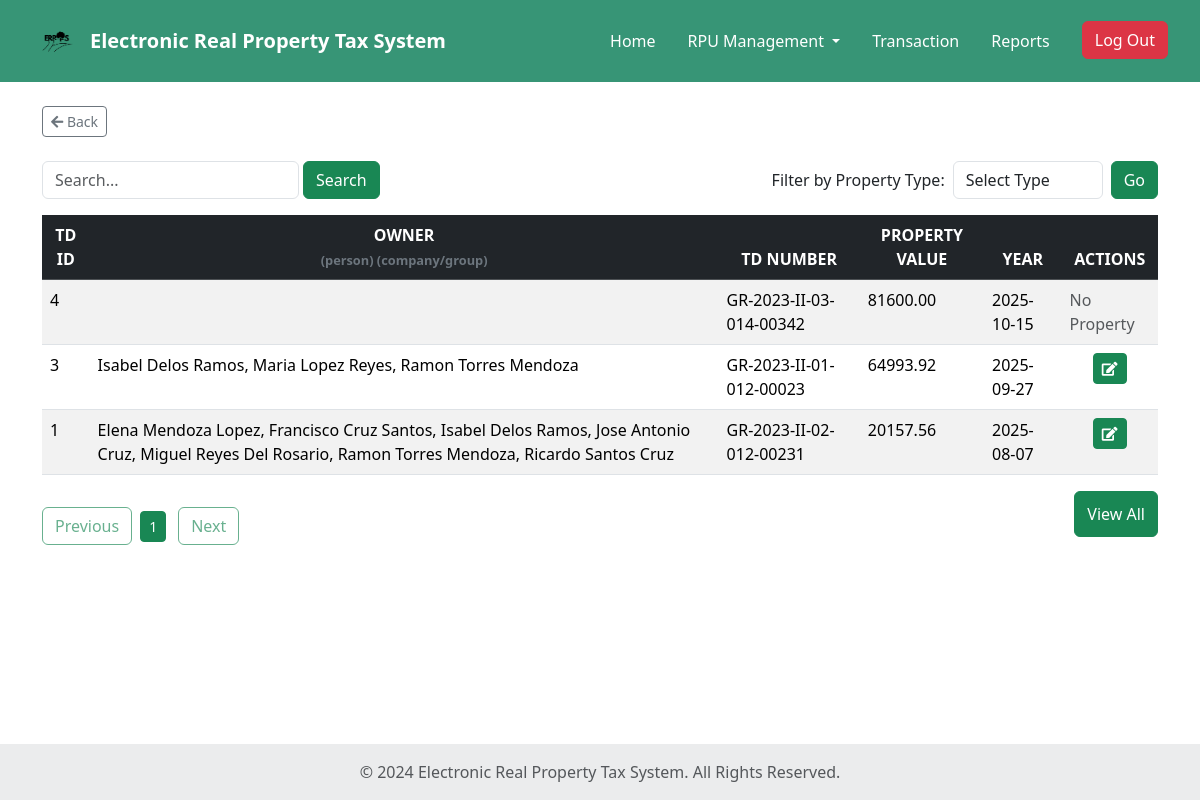
The app's page /Municipal/Tax-Declaration-List.php (signed in) with its own data.
### tables this page shows
CREATE TABLE `rpu_dec` (
  `dec_id` int(10) NOT NULL,
  `arp_no` varchar(150) NOT NULL,
  `pro_assess` varchar(250) NOT NULL,
  `pro_date` date NOT NULL,
  `mun_assess` varchar(250) NOT NULL,
  `mun_date` date NOT NULL,
  `td_cancel` int(30) NOT NULL,
  `previous_pin` int(30) NOT NULL,
  `tax_year` date NOT NULL,
  `entered_by` int(30) NOT NULL,
  `entered_year` date NOT NULL,
  `prev_own` varchar(250) NOT NULL,
  `prev_assess` decimal(10,2) NOT NULL,
  `faas_id` int(11) DEFAULT NULL,
  `total_property_value` decimal(15,2) NOT NULL
);

### Municipal/Tax-Declaration-List.php (the view, shortened to what this page needs)
<?php
$conn = Database::getInstance();
$sql = "
  SELECT
    r.dec_id,
    r.arp_no,
    r.total_property_value,
    r.tax_year,
    f.faas_id,
    f.pro_id AS p_id,
    GROUP_CONCAT(DISTINCT CONCAT(o.own_fname, ' ', o.own_mname, ' ', o.own_surname) SEPARATOR ', ') AS owner_names
  FROM rpu_dec r
  LEFT JOIN faas f ON r.faas_id = f.faas_id
  LEFT JOIN propertyowner po ON po.property_id = f.pro_id
  LEFT JOIN owners_tb o ON o.own_id = po.owner_id
  GROUP BY r.dec_id, f.faas_id, f.pro_id
  ORDER BY r.dec_id DESC
";
$result = $conn->query($sql);
?>
<!doctype html>
<html lang="en">
<head>
  <link rel="stylesheet" href="https://cdnjs.cloudflare.com/ajax/libs/font-awesome/5.15.4/css/all.min.css">
  <link href="https://cdn.jsdelivr.net/npm/bootstrap@5.3.2/dist/css/bootstrap.min.css" rel="stylesheet">
  <link rel="stylesheet" href="main_layout.css">
  <link rel="stylesheet" href="header.css">
  <link rel="stylesheet" href="Tax-Declaration-List.css">
</head>
<body>
  <?php include 'header.php'; ?>
  <section class="container mt-4">
    <div class="mb-4 d-flex justify-content-start">
      <a href="Home.php" class="btn btn-outline-secondary btn-sm">
        <i class="fas fa-arrow-left"></i> Back
      </a>
    </div>
    <div class="d-flex justify-content-between align-items-center mb-3">
      <div class="d-flex align-items-stretch" style="width: 250px;">
        <input type="text" id="searchInput" placeholder="Search..." class="form-control" style="width: 400px;">
        <button type="button" id="filterBtn" class="btn btn-success ms-1">Search</button>
      </div>
      <div class="d-flex align-items-center">
        <label class="mb-0 me-2" for="propertyType">Filter by Property Type:</label>
        <select id="propertyType" class="form-control me-2" style="width: 150px;">
          <option value="">Select Type</option>
        </select>
        <button type="button" class="btn btn-success">Go</button>
      </div>
    </div>
    <div class="table-responsive">
      <table class="table table-hover table-striped modern-table" id="dataTable">
        <thead class="table-dark">
          <tr>
            <th class="text-center">TD ID</th>
            <th class="text-center">OWNER<br><span class="owner-subtext">(person) (company/group)</span></th>
            <th class="text-center">TD NUMBER</th>
            <th class="text-center">PROPERTY VALUE</th>
            <th class="text-center">YEAR</th>
            <th class="text-center">ACTIONS</th>
          </tr>
        </thead>
        <tbody>
          <?php
          if ($result && $result->num_rows > 0) {
              while ($row = $result->fetch_assoc()) {
                  $dec_id = $row['dec_id'];
                  $p_id = $row['p_id'];
                  $owner_names = $row['owner_names'] ?? '';
                  echo "<tr>";
                  echo "<td>" . htmlspecialchars($dec_id) . "</td>";
                  echo "<td>" . htmlspecialchars($owner_names) . "</td>";
                  echo "<td>" . htmlspecialchars($row['arp_no']) . "</td>";
                  echo "<td>" . htmlspecialchars($row['total_property_value']) . "</td>";
                  echo "<td>" . htmlspecialchars($row['tax_year']) . "</td>";
                  if (!empty($p_id)) {
                      echo "<td class='text-center'><a href='FAAS.php?id={$p_id}' class='btn btn-success btn-sm'><i class='fas fa-edit'></i></a </td>";
                  } else {
                      echo "<td><span class='text-muted'>No Property</span></td>";
                  }
                  echo "</tr>";
              }
          } else {
              echo "<tr><td colspan='6' class='text-center'>No records found.</td></tr>";
          }
          ?>
        </tbody>
        </table>
            <div class="d-flex justify-content-between mt-3">
         <div class="d-flex justify-content-center align-items-center mt-3" id="paginationControls"></div>
        <button type="button" class="btn btn-success mb-2" data-bs-toggle="modal" data-bs-target="#viewAllModal">View All</button>
    </div>
  </section>
  <footer class="bg-body-tertiary text-center text-lg-start mt-auto">
    <div class="text-center p-3" style="background-color: rgba(0, 0, 0, 0.05);">
      <span class="text-muted">© 2024 Electronic Real Property Tax System. All Rights Reserved.</span>
    </div>
  </footer>
</body>
</html>

### main_layout.css (style rules this page uses)
section { margin-block: 20px 20px; }
html, body { height: 100%; margin: 0; }
body { display: flex; padding-top: 70px; flex-direction: column; }

### Municipal/Tax-Declaration-List.css (style rules this page uses)
.owner-subtext { font-size: 0.8em; color: #6c757d; }

### records on screen
rpu_dec: dec_id "4", arp_no "GR-2023-II-03-014-00342", total_property_value "81600.00", tax_year "2025-10-15", shows "No Property"
rpu_dec: dec_id "3", owner_names "Isabel Delos Ramos, Maria Lopez Reyes, Ramon Torres Mendoza", arp_no "GR-2023-II-01-012-00023", total_property_value "64993.92", tax_year "2025-09-27"
rpu_dec: dec_id "1", owner_names "Elena Mendoza Lopez, Francisco Cruz Santos, Isabel Delos Ramos, Jose Antonio Cruz, Miguel Reyes Del Rosario, Ramon Torres Mendoza, Ricardo Santos Cruz", arp_no "GR-2023-II-02-012-00231", total_property_value "20157.56", tax_year "2025-08-07"
